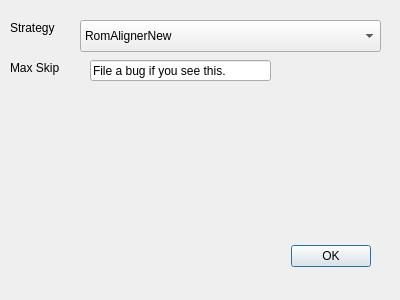
<?xml version="1.0" encoding="UTF-8"?>
<ui version="4.0">
 <class>RomAlignDialog</class>
 <widget class="QDialog" name="RomAlignDialog">
  <property name="geometry">
   <rect>
    <x>0</x>
    <y>0</y>
    <width>400</width>
    <height>300</height>
   </rect>
  </property>
  <property name="windowTitle">
   <string>Dialog</string>
  </property>
  <widget class="QDialogButtonBox" name="buttonBox">
   <property name="geometry">
    <rect>
     <x>30</x>
     <y>240</y>
     <width>341</width>
     <height>32</height>
    </rect>
   </property>
   <property name="orientation">
    <enum>Qt::Horizontal</enum>
   </property>
   <property name="standardButtons">
    <set>QDialogButtonBox::Ok</set>
   </property>
  </widget>
  <widget class="QLabel" name="label">
   <property name="geometry">
    <rect>
     <x>10</x>
     <y>20</y>
     <width>58</width>
     <height>16</height>
    </rect>
   </property>
   <property name="text">
    <string>Strategy</string>
   </property>
  </widget>
  <widget class="QLabel" name="label_2">
   <property name="geometry">
    <rect>
     <x>10</x>
     <y>60</y>
     <width>58</width>
     <height>16</height>
    </rect>
   </property>
   <property name="text">
    <string>Max Skip</string>
   </property>
  </widget>
  <widget class="QComboBox" name="comboBox">
   <property name="geometry">
    <rect>
     <x>80</x>
     <y>20</y>
     <width>301</width>
     <height>32</height>
    </rect>
   </property>
   <item>
    <property name="text">
     <string>RomAlignerNew</string>
    </property>
   </item>
  </widget>
  <widget class="QLineEdit" name="editMaxSkip">
   <property name="geometry">
    <rect>
     <x>90</x>
     <y>60</y>
     <width>181</width>
     <height>21</height>
    </rect>
   </property>
   <property name="text">
    <string>File a bug if you see this.</string>
   </property>
  </widget>
 </widget>
 <resources/>
 <connections>
  <connection>
   <sender>buttonBox</sender>
   <signal>accepted()</signal>
   <receiver>RomAlignDialog</receiver>
   <slot>accept()</slot>
   <hints>
    <hint type="sourcelabel">
     <x>248</x>
     <y>254</y>
    </hint>
    <hint type="destinationlabel">
     <x>157</x>
     <y>274</y>
    </hint>
   </hints>
  </connection>
  <connection>
   <sender>buttonBox</sender>
   <signal>rejected()</signal>
   <receiver>RomAlignDialog</receiver>
   <slot>reject()</slot>
   <hints>
    <hint type="sourcelabel">
     <x>316</x>
     <y>260</y>
    </hint>
    <hint type="destinationlabel">
     <x>286</x>
     <y>274</y>
    </hint>
   </hints>
  </connection>
 </connections>
</ui>
